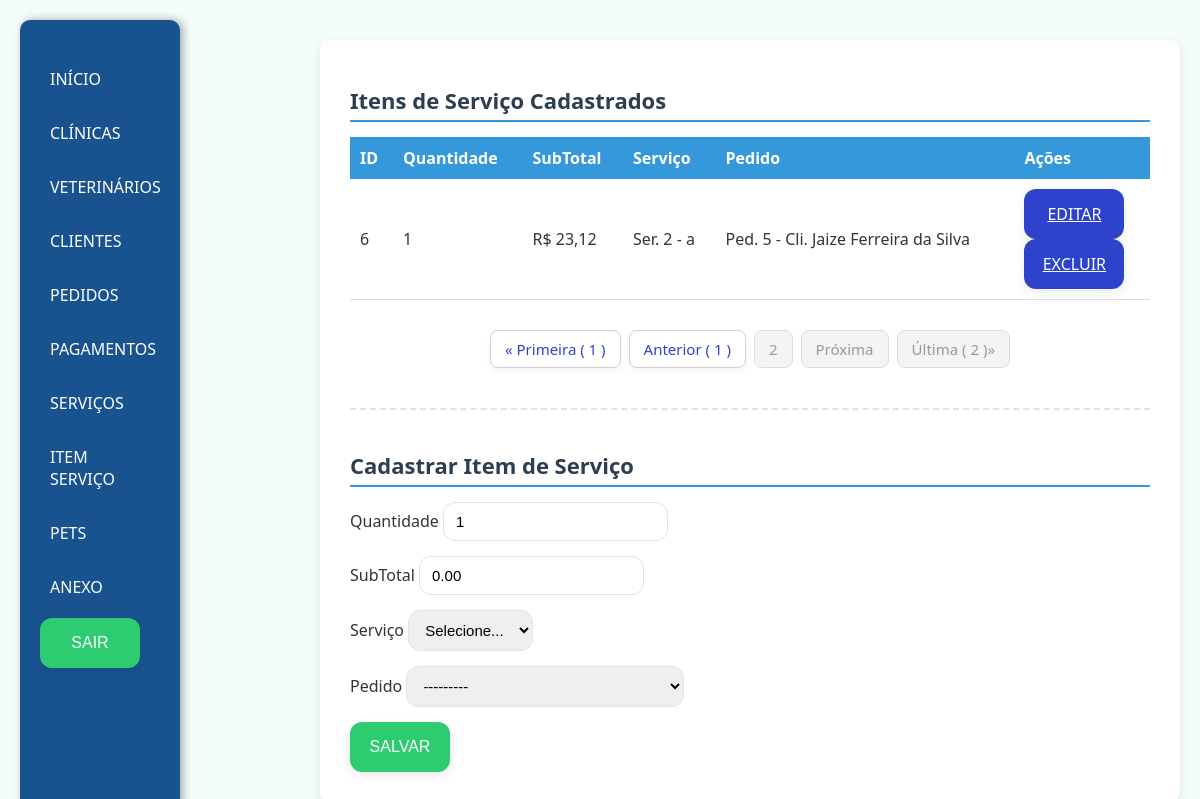
Screenshot of /itemServico/?pc=2 (signed in) with the database file from the repository.
### app/models.py (models this page shows, shortened)
class ItemServico(models.Model):
    qtd = models.IntegerField(default=1)
    subTotal = models.DecimalField(max_digits=10, decimal_places=2)
    idServico = models.ForeignKey(Servico, on_delete=models.SET_NULL, null=True)
    idPedido = models.ForeignKey(Pedido, on_delete=models.CASCADE)

class Servico(models.Model):
    tipo = models.CharField(max_length=100)
    descricao = models.TextField()
    valor = models.DecimalField(max_digits=10, decimal_places=2)
    def __str__(self):
        return f'Ser. {self.id} - {self.tipo}'

class Pedido(models.Model):
    dataPedido = models.DateTimeField(auto_now_add=True)
    valorTotal = models.DecimalField(max_digits=10, decimal_places=2, default=0)
    idCliente = models.ForeignKey(Cliente, on_delete=models.SET_NULL, null=True)
    idPet = models.ForeignKey(Pet, on_delete=models.SET_NULL, null=True)
    idVeterinario = models.ForeignKey(Veterinario, on_delete=models.SET_NULL, null=True)
    anexos = models.BooleanField(null=True)
    def __str__(self):
        return f'Ped. {self.id} - Cli. {self.idCliente}'

class Cliente(models.Model):
    nome = models.CharField(max_length=50)
    telefone = models.CharField(max_length=20)
    email = models.EmailField(max_length=254, blank=True)
    endereco = models.TextField()
    idClinica = models.ForeignKey(Clinica, on_delete=models.SET_NULL, null=True)
    def __str__(self):
        return self.nome

### app/views.py (the view)
# urls.py: path('itemServico/', views.itemServico, name='itemServico'),
@login_required
def itemServico(request):
    itens = ItemServico.objects.all().order_by('-id')
    pc = request.GET.get('pc', 1)
    listaItens = Paginator(itens, 3).get_page(pc)
    formulario = CadastroItemServico_MF(request.POST or None)
    servicos = formulario.fields['idServico'].queryset
    if request.method == 'POST' and formulario.is_valid():
        formulario.save()
        return redirect('itemServico')
    return render(request, 'itemServico/itemServico.html', {
        "itens": listaItens,
        "formulario": formulario,
        "servicos": servicos,
    })

### app/forms.py
class CadastroItemServico_MF(forms.ModelForm):
    class Meta:
        model = ItemServico
        fields = '__all__'
        widgets = {
            "qtd": forms.NumberInput(attrs={"class": "formulario", "min": "1"}),
            "subTotal": forms.NumberInput(attrs={"class": "formulario", "step": "0.01"}),
            "idServico": forms.Select(attrs={"class": "formulario"}),
            "idPedido": forms.Select(attrs={"class": "formulario"}),
        }

### app/templates/itemServico/itemServico.html (shortened to what this page needs)
{% extends 'base.html' %}
{% load static %}
{% load l10n %}
{% block estiloCss %}
<link rel="stylesheet" href="{% static 'css/padrao.css' %}">
{% endblock %}
{% block conteudo %}
<div>
    <h1>Itens de Serviço Cadastrados</h1>
    <table>
        <thead>
            <tr>
                <th>ID</th>
                <th>Quantidade</th>
                <th>SubTotal</th>
                <th>Serviço</th>
                <th>Pedido</th>
                <th>Ações</th>
            </tr>
        </thead>
        <tbody>
            {% for item in itens %}
            <tr>
                <td>{{ item.id }}</td>
                <td>{{ item.qtd }}</td>
                <td>R$ {{ item.subTotal }}</td>
                <td>{{ item.idServico }}</td>
                <td>{{ item.idPedido }}</td>
                <td id="link">
                    <a class="btnA" href="{% url 'editarItemServico' item.id %}">EDITAR</a>
                    <a class="btnA" href="{% url 'excluirItemServico' item.id %}">EXCLUIR</a>
                </td>
            </tr>
            {% empty %}
            <tr>
                <td colspan="6">Nenhum item de serviço cadastrado no sistema</td>
            </tr>
            {% endfor %}
        </tbody>
    </table>
      <nav aria-label="Page navigation">
    <ul class="pagination justify-content-center">
    {%if itens.number == 1%}
      <li class="page-item disabled">
        <a class="page-link" href="#">&laquo; Primeira &#40 {{itens.number}} &#41 </a>
      </li>
      <li class="page-item disabled">
        <a class="page-link" href="#">Anterior</a>
      </li>
      {% else %}
         <li class="page-item">
        <a class="page-link" href="{% url 'itemServico' %}?pc=1">&laquo; Primeira &#40 1 &#41 </a>
      </li>
      <li class="page-item">
        <a class="page-link" href="{% url 'itemServico' %}?pc={{itens.previous_page_number}}">Anterior &#40 {{itens.previous_page_number}} &#41</a>
      </li>
      {% endif %}
      <li class="page-item disabled">
        <a class="page-link" href="">{{itens.number}}</a>
      </li>
      {%if itens.paginator.num_pages == itens.number%}
      <li class="page-item disabled">
        <a class="page-link" href="#">Próxima </a>
      </li>
      <li class="page-item disabled">
        <a class="page-link" href="#">Última &#40 {{itens.paginator.num_pages}} &#41&raquo;</a>
      </li>
      {%endif%}
    </ul>
    </nav>
    <hr>
    <h1>Cadastrar Item de Serviço</h1>
    <form method="POST">
        <div>
            <label>Quantidade</label>
            {{ formulario.qtd }}
        </div>
        <div>
            <label>SubTotal</label>
            {{ formulario.subTotal }}
        </div>
        <div>
            <label>Serviço</label>
            <select name="idServico" id="id_idServico" class="formulario" required>
                <option value="">Selecione...</option>
            </select>
        </div>
        <div>
            <label>Pedido</label>
            {{ formulario.idPedido }}
        </div>
        <button type="submit">SALVAR</button>
    </form>
</div>
{% endblock %}

### app/static/css/base.css (style rules this page uses)
body { font-family: 'Segoe UI', sans-serif; background-color: #f4fdfc; margin: 0; padding: 20px; color: #333; display: flex; justify-content: space-between; }
form button { background-color: #2ecc71; color: #fff; border: none; padding: 12px 0; font-size: 16px; font-weight: 500; border-radius: 12px; cursor: pointer; transition: all 0.3s ease; box-shadow: 0 4px 12px rgba(0, 0, 0, 0.08); height: 50px; width: 100px; display: flex; align-items: center; justify-content: center; }

### app/static/css/padrao.css (style rules this page uses)
h1 { font-size: 22px; color: #2c3e50; margin-bottom: 15px; border-bottom: 2px solid #3498db; padding-bottom: 5px; }
table { width: 100%; border-collapse: collapse; margin-bottom: 30px; }
thead tr { background-color: #3498db; color: white; }
thead tr th { padding: 10px; text-align: left; }
tbody td { padding: 10px; border-bottom: 1px solid #ddd; }
form { display: flex; flex-direction: column; gap: 15px; }
form button { background-color: #2ecc71; color: #fff; border: none; padding: 12px 0; font-size: 16px; font-weight: 500; border-radius: 12px; cursor: pointer; transition: all 0.3s ease; box-shadow: 0 4px 12px rgba(0, 0, 0, 0.08); height: 50px; width: 100px; display: flex; align-items: center; justify-content: center; }
hr { margin: 40px 0; border: none; border-top: 1px solid #ccc; }
.btnA { background-color: #2e43cc; color: #fff; border: none; font-size: 16px; font-weight: 500; border-radius: 12px; cursor: pointer; transition: all 0.3s ease; box-shadow: 0 4px 12px rgba(0, 0, 0, 0.08); height: 50px; width: 100px; display: flex; align-items: center; justify-content: center; }
form label { font-weight: 500; margin-bottom: 5px; }
form input, form select, form textarea { padding: 10px 12px; border: 1px solid #e0e4e8; border-radius: 12px; font-size: 15px; outline: none; transition: all 0.3s ease; }
hr { border: none; border-top: 2px dashed #e0e4e8; margin: 40px 0; }
.pagination { display: flex; justify-content: center; align-items: center; list-style: none; padding-left: 0; margin: 30px 0; gap: 8px; flex-wrap: wrap; font-family: 'Segoe UI', sans-serif; }
.page-item { display: inline-block; }
.page-link { display: block; color: #2e43cc; background-color: #ffffff; border: 1px solid #d1d1d1; border-radius: 8px; padding: 8px 14px; font-size: 15px; font-weight: 500; text-decoration: none; transition: all 0.3s ease; box-shadow: 0 2px 6px rgba(0, 0, 0, 0.05); }
.page-item.disabled .page-link { color: #999; background-color: #f4f4f4; border-color: #ddd; cursor: not-allowed; box-shadow: none; }

### rows the page displays
ItemServico: id "6", qtd "1", subTotal "23,12", idServico "Ser. 2 - a", idPedido "Ped. 5 - Cli. Jaize Ferreira da Silva"

### other values shown
{{ itens.previous_page_number }} "1"
{{ itens.number }} "2"
{{ itens.paginator.num_pages }} "2"
